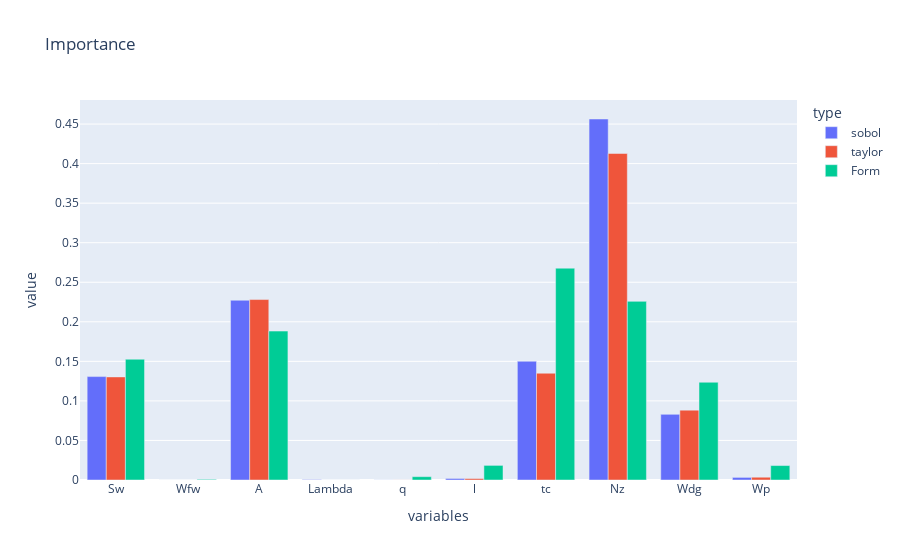

Notebook code for this chart:
### Markdown cell above
> 24. Calculer les facteurs d’importance issus de l’approximation FORM. En appliquant le même critère de sélection que précédemment, quelles sont les variables influentes?

### Code cell
# Importance Threshold
threshold = 0.005

# Compute the gradient at the design point
design_point_standard_space = result_form.getStandardSpaceDesignPoint()

# We should first transform the design point back to the physical space before evaluating the model
design_point_physical_space = distribution_entrees.getInverseIsoProbabilisticTransformation()(design_point_standard_space)

finite_difference_gradient_model = CenteredFiniteDifferenceGradient(epsilon, symbolic_function.getEvaluation())
gradient = finite_difference_gradient_model.gradient(design_point_physical_space)

# Calculate the importance factors
marginal_standard_deviations = distribution_entrees.getStandardDeviation()
importance_factors_form = []
for i in range(distribution_entrees.getDimension()):
    factor = abs(gradient[i, 0]) * marginal_standard_deviations[i]
    importance_factors_form.append(factor)
importance_factors_form = ot.Point(importance_factors_form)
importance_factors_form /= sum(importance_factors_form)

# Apply the selection criterion (importance factor > 0.5%)
important_variables = []
for i, factor in enumerate(importance_factors_form):
    if factor >= threshold:
        important_variables.append(i)

print("Important variables :", nom_sources[important_variables])



df3 = pd.DataFrame({})
df3["value"]=(np.array(importance_factors_form))
df3["variables"]=(nom_sources_list)
df3["type"]=(["Form" for _ in range(len(nom_sources_list))])

df4 = df.append(df3)
# fig = px.bar(df4,x="variables", y="value",color="type", title='Importance',barmode='group')
# fig.show()
sb.barplot(df4,x="variables", y="value", hue="type")
df4

### Figure 1 — Plotly figure (JSON) as saved in the notebook; plotly's stock layout.template omitted (floating-point values rounded to 4 significant figures)
{"data": [{"alignmentgroup": "True", "hovertemplate": "type=sobol<br>variables=%{x}<br>value=%{y}<extra></extra>", "legendgroup": "sobol", "marker": {"color": "#636efa", "pattern": {"shape": ""}}, "name": "sobol", "offsetgroup": "sobol", "orientation": "v", "showlegend": true, "textposition": "auto", "type": "bar", "x": ["Sw", "Wfw", "A", "Lambda", "q", "l", "tc", "Nz", "Wdg", "Wp"], "xaxis": "x", "y": [0.1307, 3.236e-06, 0.2273, 0.0005227, 9.021e-05, 0.001948, 0.1501, 0.4564, 0.083, 0.003289], "yaxis": "y"}, {"alignmentgroup": "True", "hovertemplate": "type=taylor<br>variables=%{x}<br>value=%{y}<extra></extra>", "legendgroup": "taylor", "marker": {"color": "#EF553B", "pattern": {"shape": ""}}, "name": "taylor", "offsetgroup": "taylor", "orientation": "v", "showlegend": true, "textposition": "auto", "type": "bar", "x": ["Sw", "Wfw", "A", "Lambda", "q", "l", "tc", "Nz", "Wdg", "Wp"], "xaxis": "x", "y": [0.1303, 2.94e-06, 0.2282, 0, 8.251e-05, 0.001803, 0.135, 0.4128, 0.08833, 0.003516], "yaxis": "y"}, {"alignmentgroup": "True", "hovertemplate": "type=Form<br>variables=%{x}<br>value=%{y}<extra></extra>", "legendgroup": "Form", "marker": {"color": "#00cc96", "pattern": {"shape": ""}}, "name": "Form", "offsetgroup": "Form", "orientation": "v", "showlegend": true, "textposition": "auto", "type": "bar", "x": ["Sw", "Wfw", "A", "Lambda", "q", "l", "tc", "Nz", "Wdg", "Wp"], "xaxis": "x", "y": [0.1527, 0.0008183, 0.1883, 2.99e-06, 0.004197, 0.01848, 0.2678, 0.2259, 0.1236, 0.01828], "yaxis": "y"}], "layout": {"barmode": "group", "legend": {"title": {"text": "type"}, "tracegroupgap": 0}, "title": {"text": "Importance"}, "xaxis": {"anchor": "y", "domain": [0, 1], "title": {"text": "variables"}}, "yaxis": {"anchor": "x", "domain": [0, 1], "title": {"text": "value"}}}}
